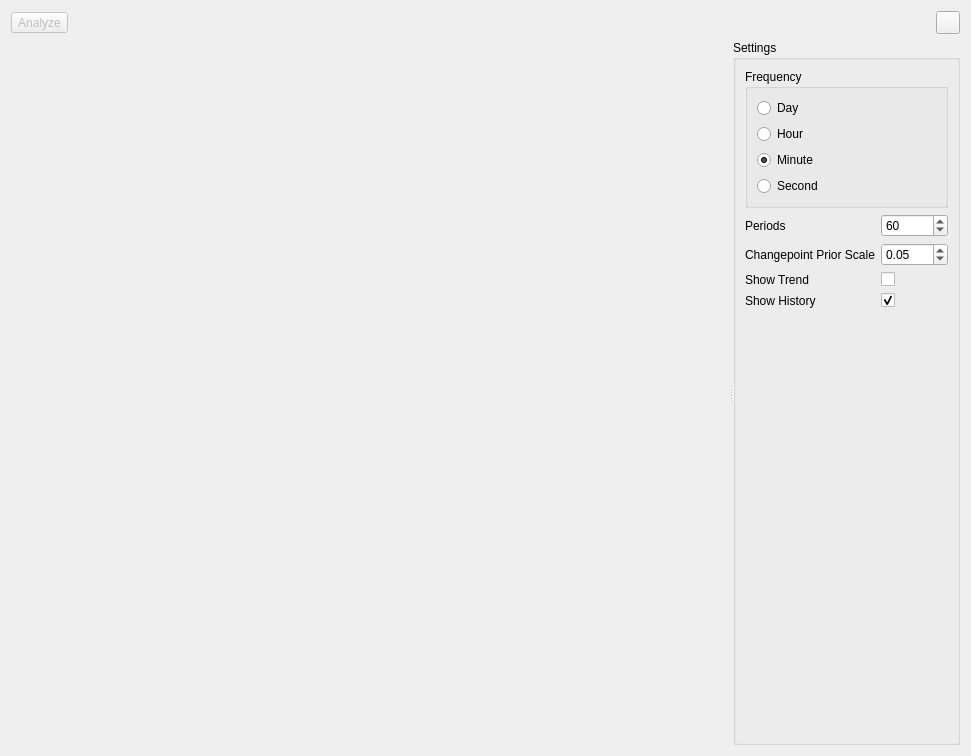
<?xml version="1.0" encoding="UTF-8"?>
<ui version="4.0">
 <class>ProphetForecastingWidget</class>
 <widget class="QWidget" name="ProphetForecastingWidget">
  <property name="geometry">
   <rect>
    <x>0</x>
    <y>0</y>
    <width>971</width>
    <height>756</height>
   </rect>
  </property>
  <property name="windowTitle">
   <string>Form</string>
  </property>
  <layout class="QVBoxLayout" name="verticalLayout">
   <item>
    <layout class="QHBoxLayout" name="horizontalLayout">
     <item>
      <widget class="QToolButton" name="toolButtonAnalyse">
       <property name="enabled">
        <bool>false</bool>
       </property>
       <property name="text">
        <string>Analyze</string>
       </property>
      </widget>
     </item>
     <item>
      <spacer name="horizontalSpacer">
       <property name="orientation">
        <enum>Qt::Horizontal</enum>
       </property>
       <property name="sizeHint" stdset="0">
        <size>
         <width>40</width>
         <height>20</height>
        </size>
       </property>
      </spacer>
     </item>
     <item>
      <widget class="QToolButton" name="toolButtonHelp">
       <property name="icon">
        <iconset resource="../../../../resources/resources.qrc">
         <normaloff>:/icons/icons8-help-16.png</normaloff>:/icons/icons8-help-16.png</iconset>
       </property>
      </widget>
     </item>
    </layout>
   </item>
   <item>
    <widget class="QSplitter" name="splitter">
     <property name="sizePolicy">
      <sizepolicy hsizetype="Expanding" vsizetype="Expanding">
       <horstretch>0</horstretch>
       <verstretch>0</verstretch>
      </sizepolicy>
     </property>
     <property name="orientation">
      <enum>Qt::Horizontal</enum>
     </property>
     <widget class="MplCanvas" name="canvas" native="true">
      <property name="sizePolicy">
       <sizepolicy hsizetype="Preferred" vsizetype="Preferred">
        <horstretch>1</horstretch>
        <verstretch>0</verstretch>
       </sizepolicy>
      </property>
     </widget>
     <widget class="QGroupBox" name="groupBoxSettings">
      <property name="title">
       <string>Settings</string>
      </property>
      <layout class="QVBoxLayout" name="verticalLayout_6">
       <item>
        <widget class="QGroupBox" name="groupBoxFrequency">
         <property name="title">
          <string>Frequency</string>
         </property>
         <layout class="QVBoxLayout" name="verticalLayout_5">
          <item>
           <widget class="QRadioButton" name="radioButtonDayFrequency">
            <property name="text">
             <string>Day</string>
            </property>
           </widget>
          </item>
          <item>
           <widget class="QRadioButton" name="radioButtonHourFrequency">
            <property name="text">
             <string>Hour</string>
            </property>
           </widget>
          </item>
          <item>
           <widget class="QRadioButton" name="radioButtonMinuteFrequency">
            <property name="text">
             <string>Minute</string>
            </property>
            <property name="checked">
             <bool>true</bool>
            </property>
           </widget>
          </item>
          <item>
           <widget class="QRadioButton" name="radioButtonSecondFrequency">
            <property name="text">
             <string>Second</string>
            </property>
           </widget>
          </item>
         </layout>
        </widget>
       </item>
       <item>
        <layout class="QFormLayout" name="formLayout">
         <item row="1" column="0">
          <widget class="QLabel" name="changepointPriorScaleLabel">
           <property name="text">
            <string>Changepoint Prior Scale</string>
           </property>
          </widget>
         </item>
         <item row="1" column="1">
          <widget class="QDoubleSpinBox" name="changepointPriorScaleDoubleSpinBox">
           <property name="value">
            <double>0.050000000000000</double>
           </property>
          </widget>
         </item>
         <item row="0" column="0">
          <widget class="QLabel" name="periodsLabel">
           <property name="text">
            <string>Periods</string>
           </property>
          </widget>
         </item>
         <item row="0" column="1">
          <widget class="QSpinBox" name="periodsSpinBox">
           <property name="maximum">
            <number>1000000000</number>
           </property>
           <property name="value">
            <number>60</number>
           </property>
          </widget>
         </item>
         <item row="2" column="0">
          <widget class="QLabel" name="showTrendLabel">
           <property name="text">
            <string>Show Trend</string>
           </property>
          </widget>
         </item>
         <item row="2" column="1">
          <widget class="QCheckBox" name="showTrendCheckBox"/>
         </item>
         <item row="3" column="0">
          <widget class="QLabel" name="showHistoryLabel">
           <property name="text">
            <string>Show History</string>
           </property>
          </widget>
         </item>
         <item row="3" column="1">
          <widget class="QCheckBox" name="showHistoryCheckBox">
           <property name="checked">
            <bool>true</bool>
           </property>
          </widget>
         </item>
        </layout>
       </item>
       <item>
        <spacer name="verticalSpacer">
         <property name="orientation">
          <enum>Qt::Vertical</enum>
         </property>
         <property name="sizeHint" stdset="0">
          <size>
           <width>20</width>
           <height>40</height>
          </size>
         </property>
        </spacer>
       </item>
      </layout>
     </widget>
    </widget>
   </item>
  </layout>
 </widget>
 <customwidgets>
  <customwidget>
   <class>MplCanvas</class>
   <extends>QWidget</extends>
   <header>tse_analytics.views.misc.MplCanvas</header>
   <container>1</container>
  </customwidget>
 </customwidgets>
 <resources>
  <include location="../../../../resources/resources.qrc"/>
 </resources>
 <connections/>
</ui>
